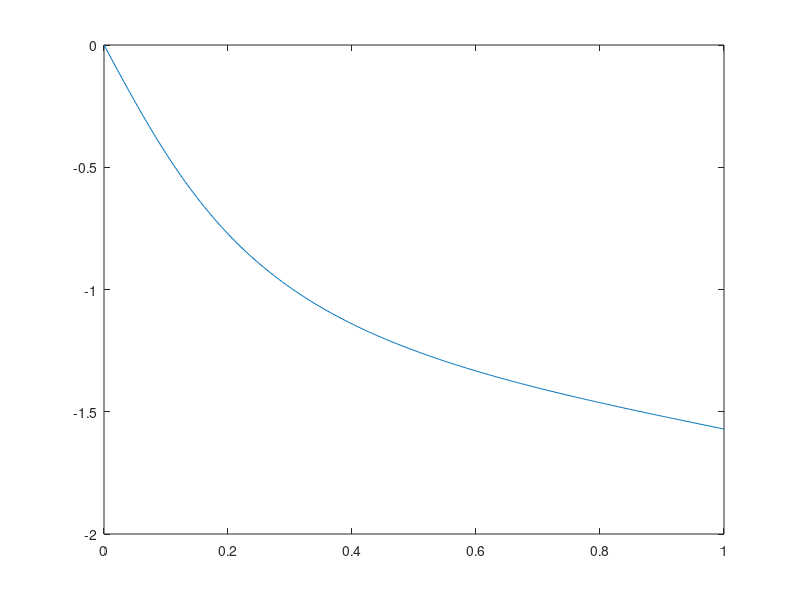
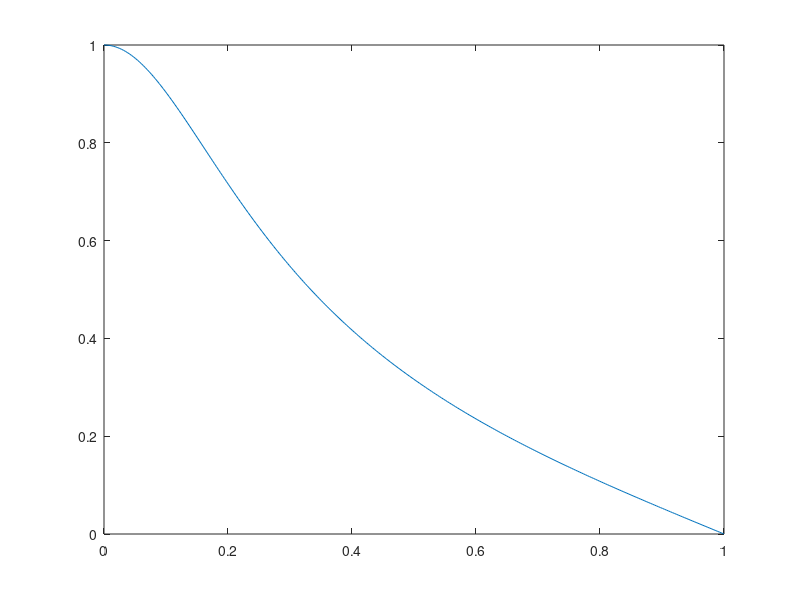
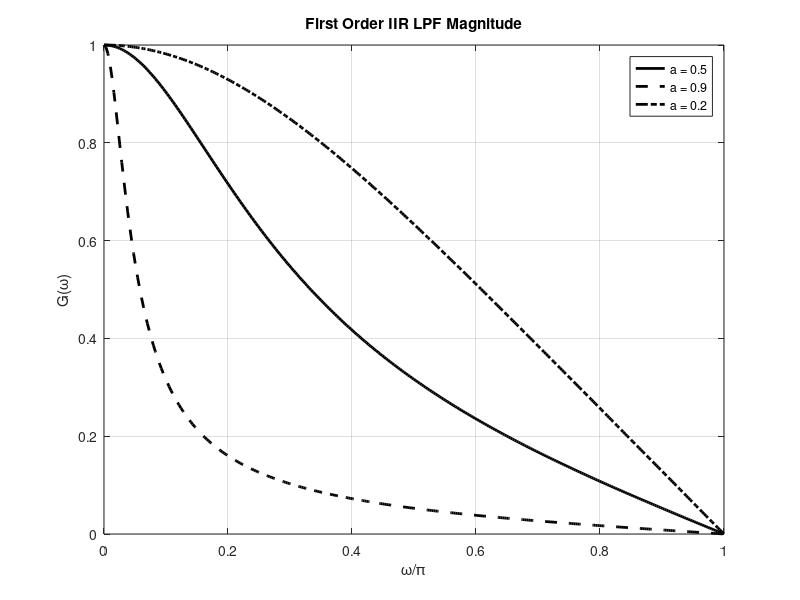
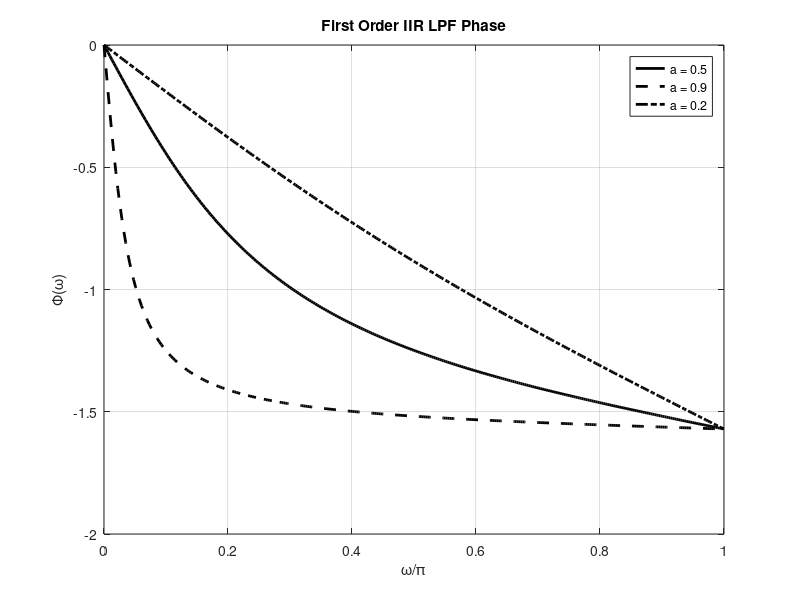

The MATLAB script that drew these images, in order:
clear; close all;
a = 0.5;
a2 = 0.9;
a3 = 0.1;
w = .0001:.01:pi;
z = exp(j*w);

Hlp0 = (1-a)/2*(1+z.^(-1))./(1-a*z.^(-1));
Hhp0 = (1+a)/2*(1-z.^(-1))./(1-a*z.^(-1));

Tlp0 = @(a) -atan2( (1+a)*sin(w),(1-a)*(1+cos(w)));
Thp0 = @(a) atan2( (1-a)*sin(w),(1+a)*(1-cos(w)));

figure,plot(w/pi,angle(Hlp0));
figure,plot(w/pi,abs(Hlp0));
Hlp = @(a,b) (1-a)/(1+b) * sqrt((1+2*b*cos(w)+b^2)./(1-2*a*cos(w)+a^2));
Hhp = @(a,b) (1+a)/(1+b) * sqrt((1-2*b*cos(w)+b^2)./(1-2*a*cos(w)+a^2));

H1 = Hlp(a,1);
H2 = Hlp(a2,1);
H3 = Hlp(a3,1);

G1 = Hhp(a,1);
G2 = Hhp(a2,1);
G3 = Hhp(a3,1);


figure;
plot(w/pi,H1,'k-','LineWidth',2);hold on;
plot(w/pi,H2,'k--','LineWidth',2);grid on;
plot(w/pi,H3,'k-.','LineWidth',2);grid on;


xlabel('\omega/\pi'); ylabel('G(\omega)');
legend('a = 0.5', 'a = 0.9', 'a = 0.2')
title('First Order IIR LPF Magnitude')

figure;
%plot(w/pi,unwrap(angle(Hlp0),.5));hold on;
plot(w/pi,Tlp0(a),'k-','LineWidth',2);hold on;grid on;
plot(w/pi,Tlp0(a2),'k--','LineWidth',2);
plot(w/pi,Tlp0(a3),'k-.','LineWidth',2);

xlabel('\omega/\pi'); ylabel('\Phi(\omega)');
legend('a = 0.5', 'a = 0.9', 'a = 0.2')
title('First Order IIR LPF Phase')

figure;
plot(w/pi,G1,'k-','LineWidth',2);hold on;
plot(w/pi,G2,'k--','LineWidth',2);grid on;
plot(w/pi,G3,'k-.','LineWidth',2);grid on;

xlabel('\omega/\pi'); ylabel('G(\omega)');
legend('a = 0.5', 'a = 0.9', 'a = 0.2')
title('First Order IIR HPF Magnitude')

figure;
%plot(w/pi,unwrap(angle(Hlp0),.5));hold on;
plot(w/pi,Thp0(a),'k-','LineWidth',2);hold on;grid on;
plot(w/pi,Thp0(a2),'k--','LineWidth',2);
plot(w/pi,Thp0(a3),'k-.','LineWidth',2);

xlabel('\omega/\pi'); ylabel('\Phi(\omega)');
legend('a = 0.5', 'a = 0.9', 'a = 0.2')
title('First Order IIR HPF Phase')
